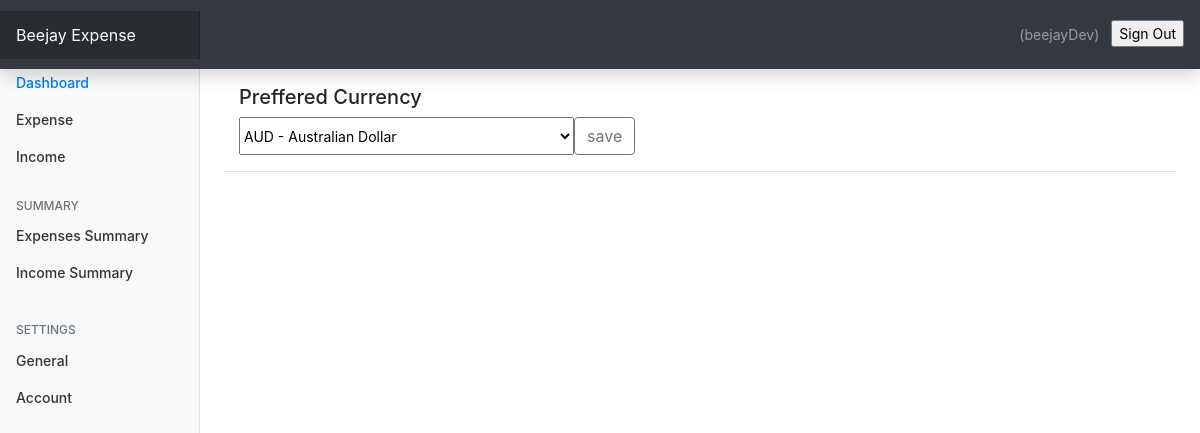
The page /preferences/preference (signed in) on the database as committed earlier.
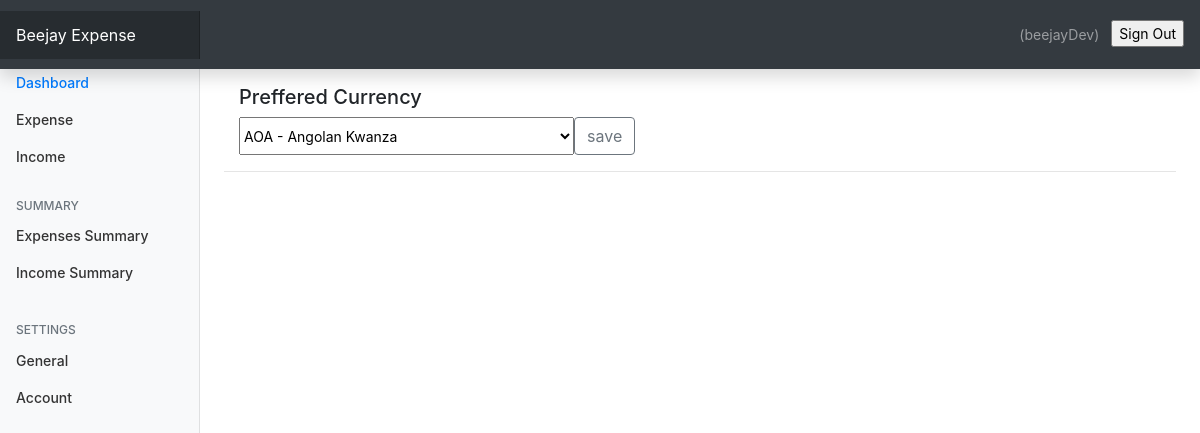
The same page on the database as committed later.
### userpreferences/models.py (models this page shows, shortened)
class UserPreference(models.Model):
    user = models.OneToOneField(to=User, on_delete=models.CASCADE)
    currency = models.CharField(max_length=255, blank=True, null=True)

### userpreferences/views.py (the view, shortened to what this page needs)
# urls.py: path('', views.index, name='index'),
def index(request):
    currency_data = []
    file_path = os.path.join(settings.BASE_DIR, 'currencies.json')
    with open(file_path, 'r') as json_file:
        data = json.load(json_file)
        for k,v in data.items():
                currency_data.append({ 'name': k, 'value': v })
    exists = UserPreference.objects.filter(user = request.user).exists()
    user_preferences = None
    if exists:
        user_preferences = UserPreference.objects.get(user = request.user)
    if request.method == 'GET':
        return render(request, 'preferences/index.html', { 'currencies': currency_data, 'user_preferences': user_preferences })

### templates/preferences/index.html (shortened to what this page needs)
{% extends 'base.html' %}
{% block content %}
<div class='container mt-3'>
	<h5>Preffered Currency</h5>
	<form action='{% url 'preferences' %}' method='post'>
	<div class="input-group">
  <select name='currency' class="form-select" id="inputGroupSelect04" aria-label="Example select with button addon">
	  {% if user_preferences.currency %}
	  <option name='currency' value="{{ user_preferences.currency }}" selected>{{ user_preferences.currency }}</option>
	  {% endif %}
 </select>
 <input class="btn btn-outline-secondary" type="submit" value="save" />
</div>
	</form>
</div>
	<hr />
{% endblock content %}

Rows that differ between the two databases and show on the page:
changed UserPreference: currency "AUD - Australian Dollar" → "AOA - Angolan Kwanza"
